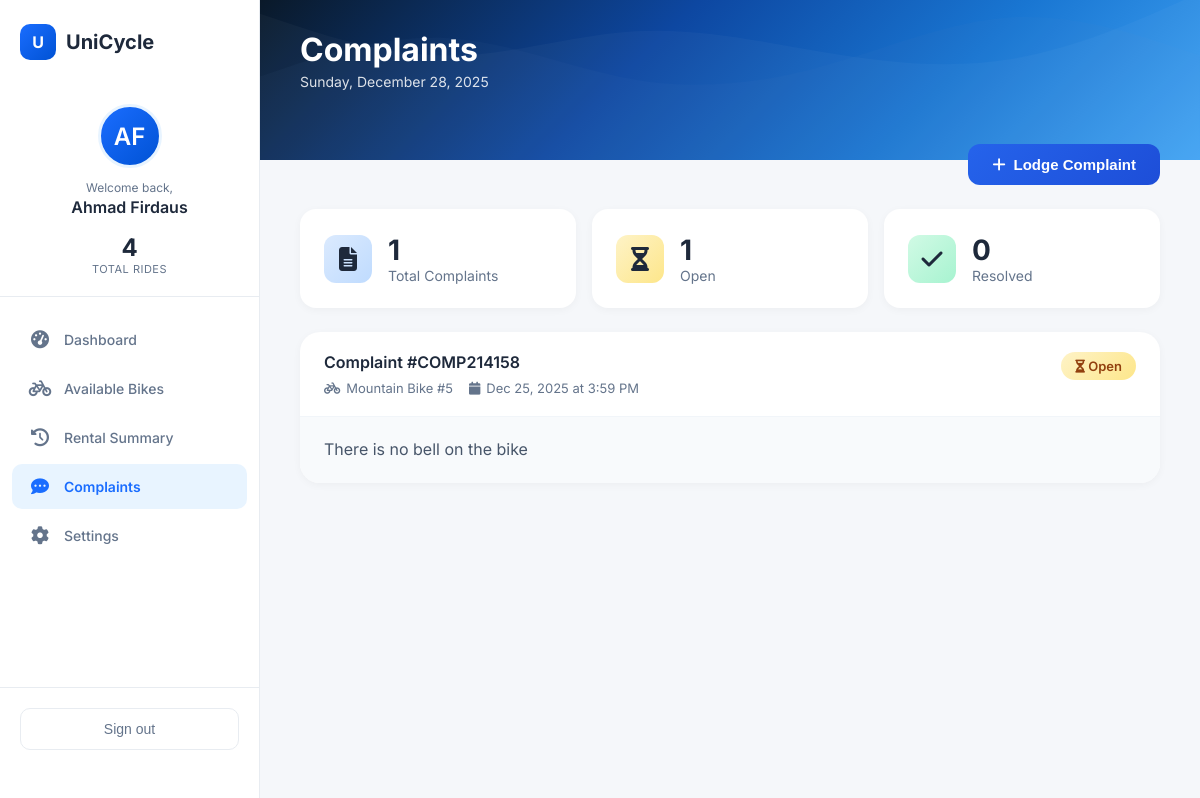
Page /complaints.php (signed in) on the committed database.
### tables this page shows
CREATE TABLE `complaints` (
    `complaint_id` INT(11) NOT NULL AUTO_INCREMENT,
    `complaint_code` VARCHAR(30) NOT NULL,
    `student_id` INT(11) NOT NULL,
    `rental_id` INT(11) DEFAULT NULL,
    `message` TEXT NOT NULL,
    `status` ENUM('open', 'resolved') NOT NULL DEFAULT 'open',
    `created_at` TIMESTAMP NOT NULL DEFAULT CURRENT_TIMESTAMP,
    PRIMARY KEY (`complaint_id`),
    UNIQUE KEY `complaint_code` (`complaint_code`),
    KEY `fk_complaint_student` (`student_id`),
    KEY `fk_complaint_rental` (`rental_id`)
);

CREATE TABLE `bikes` (
    `bike_id` INT(11) NOT NULL AUTO_INCREMENT,
    `bike_code` VARCHAR(30) NOT NULL,
    `bike_name` VARCHAR(80) NOT NULL,
    `bike_type` ENUM('mountain', 'city', 'other') NOT NULL DEFAULT 'other',
    `status` ENUM('available', 'rented', 'maintenance', 'pending') NOT NULL DEFAULT 'available',
    `location` VARCHAR(100) NOT NULL DEFAULT 'Main Bike Area',
    `last_maintained_date` DATE DEFAULT NULL,
    `created_at` TIMESTAMP NOT NULL DEFAULT CURRENT_TIMESTAMP,
    PRIMARY KEY (`bike_id`),
    UNIQUE KEY `bike_code` (`bike_code`)
);

### complaints.php (the view, shortened to what this page needs)
<?php
require_once "config.php";
$student_id = $_SESSION['student_id'];
$student_name = $_SESSION['student_name'] ?? 'User';
$nameParts = explode(' ', $student_name);
$initials = strtoupper(substr($nameParts[0], 0, 1));
if (isset($nameParts[1])) {
    $initials .= strtoupper(substr($nameParts[1], 0, 1));
}
$stmt = $pdo->prepare("SELECT COUNT(*) FROM rentals WHERE student_id=?");
$stmt->execute([$student_id]);
$totalRentals = (int) $stmt->fetchColumn();
$stmt = $pdo->prepare("SELECT profile_pic FROM students WHERE student_id=?");
$stmt->execute([$student_id]);
$profile_pic = $stmt->fetchColumn() ?: null;
$stmt = $pdo->prepare("
  SELECT c.complaint_code, c.created_at, c.message, c.status,
         r.rental_code, b.bike_name
  FROM complaints c
  LEFT JOIN rentals r ON r.rental_id = c.rental_id
  LEFT JOIN bikes b ON b.bike_id = r.bike_id
  WHERE c.student_id=?
  ORDER BY c.created_at DESC
");
$stmt->execute([$student_id]);
$complaints = $stmt->fetchAll();
$totalComplaints = count($complaints);
$openComplaints = count(array_filter($complaints, fn($c) => $c['status'] === 'open'));
$resolvedComplaints = $totalComplaints - $openComplaints;
$currentDate = date('l, F j, Y');
?>
<!DOCTYPE html>
<html lang="en">
<head>
    <link rel="stylesheet" href="dashboard.css?v=8">
    <link rel="stylesheet" href="https://cdnjs.cloudflare.com/ajax/libs/font-awesome/6.5.0/css/all.min.css">
</head>
<body>
    <aside class="sidebar">
        <div class="sidebar-header">
            <a href="dashboard.php" class="sidebar-logo">
                <div class="logo-icon">U</div>
                <span class="logo-text">UniCycle</span>
            </a>
        </div>
        <div class="user-section">
            <div class="user-avatar">
                <?php if ($profile_pic && file_exists('assets/uploads/' . $profile_pic)): ?>
                    <img src="assets/uploads/<?= htmlspecialchars($profile_pic) ?>" alt="Profile"
                        style="width:100%;height:100%;border-radius:50%;object-fit:cover;">
                <?php else: ?>
                    <?= htmlspecialchars($initials) ?>
                <?php endif; ?>
            </div>
            <div class="user-welcome">
                <span class="welcome-label">Welcome back,</span>
                <span class="user-name"><?= htmlspecialchars($student_name) ?></span>
            </div>
            <div class="user-stats">
                <div class="user-stat">
                    <span class="stat-number"><?= $totalRentals ?></span>
                    <span class="stat-text">Total Rides</span>
                </div>
            </div>
        </div>
        <nav class="sidebar-nav">
            <a href="dashboard.php" class="nav-item">
                <span class="nav-icon"><i class="fas fa-gauge-high"></i></span>
                <span>Dashboard</span>
            </a>
            <a href="available-bikes.php" class="nav-item">
                <span class="nav-icon"><i class="fas fa-bicycle"></i></span>
                <span>Available Bikes</span>
            </a>
            <a href="rental-summary.php" class="nav-item">
                <span class="nav-icon"><i class="fas fa-clock-rotate-left"></i></span>
                <span>Rental Summary</span>
            </a>
            <a href="complaints.php" class="nav-item active">
                <span class="nav-icon"><i class="fas fa-comment-dots"></i></span>
                <span>Complaints</span>
            </a>
            <a href="settings.php" class="nav-item">
                <span class="nav-icon"><i class="fas fa-cog"></i></span>
                <span>Settings</span>
            </a>
        </nav>
        <div class="sidebar-footer">
            <button class="logout-btn" onclick="showLogoutModal()">
                <span>Sign out</span>
            </button>
        </div>
    </aside>
    <main class="main-content">
        <div class="header-banner">
            <div class="banner-pattern"></div>
            <div class="banner-content">
                <h1>Complaints</h1>
                <p class="banner-date"><?= $currentDate ?></p>
            </div>
        </div>
        <div class="dashboard-content" style="display: block;">
            <div class="complaints-header">
                <button class="new-complaint-btn" onclick="openComplaintModal()">
                    <span><i class="fas fa-plus"></i></span> Lodge Complaint
                </button>
            </div>
            <div class="complaints-stats">
                <div class="complaint-stat">
                    <div class="stat-icon total"><i class="fas fa-file-lines"></i></div>
                    <div class="stat-info">
                        <div class="stat-value"><?= $totalComplaints ?></div>
                        <div class="stat-label">Total Complaints</div>
                    </div>
                </div>
                <div class="complaint-stat">
                    <div class="stat-icon open"><i class="fas fa-hourglass-half"></i></div>
                    <div class="stat-info">
                        <div class="stat-value"><?= $openComplaints ?></div>
                        <div class="stat-label">Open</div>
                    </div>
                </div>
                <div class="complaint-stat">
                    <div class="stat-icon resolved"><i class="fas fa-check"></i></div>
                    <div class="stat-info">
                        <div class="stat-value"><?= $resolvedComplaints ?></div>
                        <div class="stat-label">Resolved</div>
                    </div>
                </div>
            </div>
            <?php if (empty($complaints)): ?>
                <div class="empty-complaints">
                    <div class="empty-icon"><i class="fas fa-comment-dots"></i></div>
                    <h4>No complaints yet</h4>
                    <p>You haven't submitted any complaints. Lodge one if you encounter any issues.</p>
                    <button class="new-complaint-btn" onclick="openComplaintModal()">
                        <span><i class="fas fa-plus"></i></span> Lodge Complaint
                    </button>
                </div>
            <?php else: ?>
                <div class="complaints-list">
                    <?php foreach ($complaints as $c): ?>
                        <div class="complaint-card">
                            <div class="complaint-card-header">
                                <div class="complaint-info">
                                    <h4>Complaint #<?= htmlspecialchars($c['complaint_code']) ?></h4>
                                    <div class="complaint-meta">
                                        <span><i class="fas fa-bicycle"></i>
                                            <?= htmlspecialchars($c['bike_name'] ?? 'General') ?></span>
                                        <span><i class="fas fa-calendar"></i>
                                            <?= date('M j, Y \a\t g:i A', strtotime($c['created_at'])) ?></span>
                                    </div>
                                </div>
                                <span class="complaint-status <?= $c['status'] ?>">
                                    <?= $c['status'] === 'resolved' ? '<i class="fas fa-check"></i> Resolved' : '<i class="fas fa-hourglass-half"></i> Open' ?>
                                </span>
                            </div>
                            <div class="complaint-card-body">
                                <p><?= nl2br(htmlspecialchars($c['message'])) ?></p>
                            </div>
                        </div>
                    <?php endforeach; ?>
                </div>
            <?php endif; ?>
        </div>
    </main>
</body>
</html>

### dashboard.css (style rules this page uses)
:root { --primary: #1a6dff; --primary-dark: #0052d4; --primary-light: #e8f4ff; --accent-teal: #00d4ff; --accent-coral: #ff6b6b; --accent-yellow: #ffd93d; --text-dark: #1e293b; --text-muted: #64748b; --bg-light: #f5f7fa; --bg-white: #ffffff; --border-light: #e8ecf1; --success: #10b981; --warning: #f59e0b; --purple: #8b5cf6; --shadow-sm: 0 2px 8px rgba(0, 0, 0, 0.04); --shadow-md: 0 4px 16px rgba(0, 0, 0, 0.08); --shadow-lg: 0 8px 30px rgba(0, 0, 0, 0.12); }
* { margin: 0; padding: 0; box-sizing: border-box; }
body { font-family: 'Inter', -apple-system, BlinkMacSystemFont, sans-serif; background: var(--bg-light); color: var(--text-dark); display: flex; min-height: 100vh; }
.sidebar { width: 260px; min-height: 100vh; background: var(--bg-white); border-right: 1px solid var(--border-light); display: flex; flex-direction: column; position: fixed; left: 0; top: 0; z-index: 100; }
.sidebar-header { padding: 24px 20px; }
.sidebar-logo { display: flex; align-items: center; gap: 10px; text-decoration: none; }
.logo-icon { width: 36px; height: 36px; background: linear-gradient(135deg, #1a6dff, #0052d4); border-radius: 10px; display: flex; align-items: center; justify-content: center; font-size: 16px; font-weight: 700; color: white; }
.logo-text { font-size: 20px; font-weight: 700; color: var(--text-dark); }
.user-section { padding: 20px; border-bottom: 1px solid var(--border-light); text-align: center; }
.user-avatar { width: 64px; height: 64px; border-radius: 50%; background: linear-gradient(135deg, #1a6dff, #0052d4); display: flex; align-items: center; justify-content: center; font-size: 24px; font-weight: 600; color: white; margin: 0 auto 12px; border: 3px solid var(--primary-light); }
.user-welcome { display: flex; flex-direction: column; gap: 2px; margin-bottom: 16px; }
.welcome-label { font-size: 12px; color: var(--text-muted); }
.user-name { font-size: 16px; font-weight: 600; color: var(--text-dark); }
.user-stats { display: flex; justify-content: center; }
.user-stat { display: flex; flex-direction: column; align-items: center; }
.user-stat .stat-number { font-size: 24px; font-weight: 700; color: var(--text-dark); }
.user-stat .stat-text { font-size: 11px; color: var(--text-muted); text-transform: uppercase; letter-spacing: 0.5px; }
.sidebar-nav { flex: 1; padding: 20px 12px; }
.nav-item { display: flex; align-items: center; gap: 12px; padding: 12px 16px; color: var(--text-muted); text-decoration: none; font-size: 14px; font-weight: 500; border-radius: 10px; margin-bottom: 4px; transition: all 0.2s ease; }
.nav-item.active { color: var(--primary); background: var(--primary-light); font-weight: 600; }
.nav-item .nav-icon { font-size: 18px; width: 24px; text-align: center; }
.sidebar-footer { padding: 20px; border-top: 1px solid var(--border-light); margin-bottom: 30px; }
.logout-btn { display: flex; align-items: center; justify-content: center; gap: 8px; width: 100%; padding: 12px; background: transparent; border: 1px solid var(--border-light); border-radius: 10px; color: var(--text-muted); font-size: 14px; font-weight: 500; cursor: pointer; transition: all 0.2s ease; }
.main-content { flex: 1; margin-left: 260px; min-height: 100vh; background: var(--bg-light); }
.header-banner { position: relative; height: 160px; background: linear-gradient(135deg, #0a1929 0%, #0d47a1 40%, #1976d2 70%, #42a5f5 100%); overflow: hidden; }
.banner-pattern { position: absolute; inset: 0; opacity: 0.4; }
.banner-pattern::before { content: ''; position: absolute; bottom: 0; left: 0; right: 0; height: 100%; background-size: cover; animation: wave 8s ease-in-out infinite alternate; }
.banner-pattern::after { content: ''; position: absolute; bottom: 0; left: 0; right: 0; height: 100%; background-size: cover; animation: wave 6s ease-in-out infinite alternate-reverse; }
.banner-content { position: relative; z-index: 1; padding: 30px 40px; color: white; }
.banner-content h1 { font-size: 32px; font-weight: 700; margin-bottom: 4px; }
.banner-date { font-size: 14px; opacity: 0.85; }
.dashboard-content { display: grid; grid-template-columns: 1.3fr 1fr; gap: 24px; padding: 24px 40px 40px; margin-top: -40px; position: relative; z-index: 2; }
@media (max-width: 1200px) { .dashboard-content { grid-template-columns: 1fr; } }

### rows in the picture
complaints: status "1", status "0", complaint_code "COMP214158", bikes.bike_name "Mountain Bike #5", created_at "Dec 25, 2025 at 3:59 PM", shows "Open", message "There is no bell on the bike"

### other values in the picture
$initials "AF"
$student_name "Ahmad Firdaus"
$totalRentals "4"
$totalComplaints "1"
